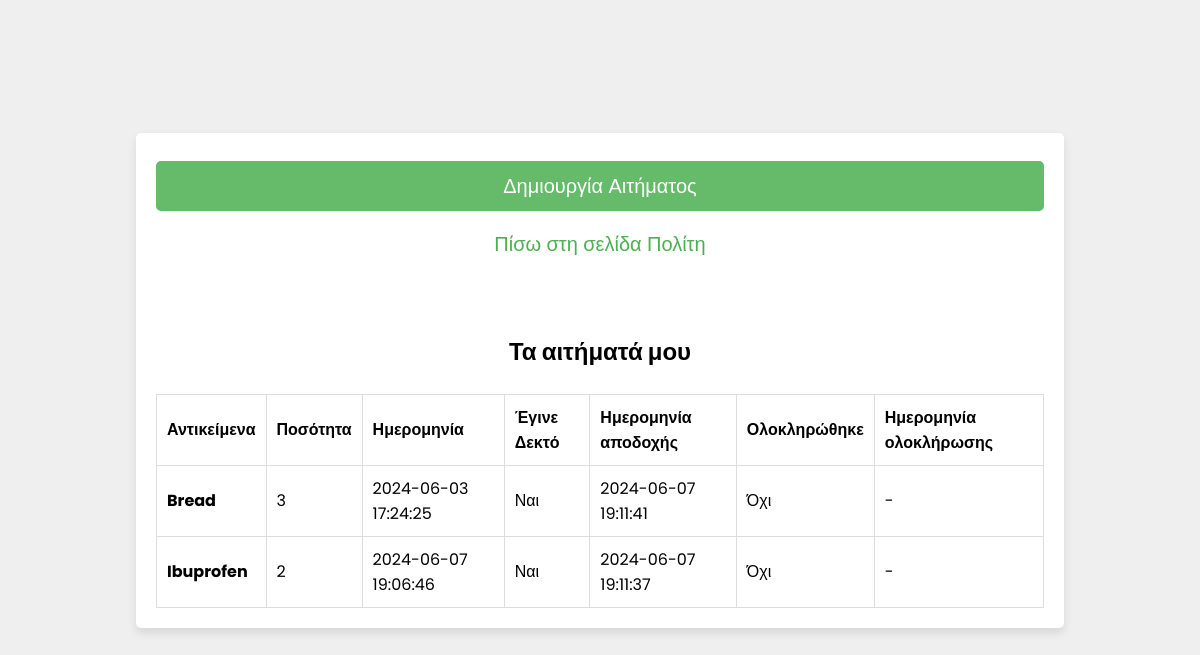
The page /civilian_requests.php (signed in) on the database its author committed.
### tables this page shows
CREATE TABLE `requests` (
  `id` int(255) NOT NULL,
  `civilian_id` int(255) NOT NULL,
  `date` datetime NOT NULL,
  `item_id` varchar(255) NOT NULL,
  `quantity` int(255) NOT NULL,
  `load_date` datetime NOT NULL,
  `rescuer_id` int(255) NOT NULL,
  `completed` int(1) NOT NULL,
  `complete_date` datetime NOT NULL
);

### civilian_requests.php (the view, shortened to what this page needs)
<?php
@include 'config.php';
$civilian_name = $_SESSION['user_name'];
$stmt = $conn->prepare("SELECT * FROM users WHERE name = ?");
$stmt->bind_param("s", $civilian_name);
$stmt->execute();
$result = $stmt->get_result();
$row = $result->fetch_assoc();
$civilian_id = $row['id'];
?>
<!DOCTYPE html>
<html lang="el">
<head>
    <link rel="stylesheet" href="css/style.css">
</head>
<body>
    <div class="form-container">
        <form id="initialize_form" action="" method="post">
            <input type="button" id="j_button" class="form-btn" onclick="window.location.href = 'add_offer_or_request.php?is_a=request'" value="Δημιουργία Αιτήματος"><br>
            <p><a href="civilian_page.php">Πίσω στη σελίδα Πολίτη</a></p><br>
            <br><br>
            <h2>Τα αιτήματά μου</h2><br>
            <table class="table" id="requestsTable">
                <thead>
                    <tr>
                        <th scope="col">Αντικείμενα</th>
                        <th scope="col">Ποσότητα</th>
                        <th scope="col">Ημερομηνία</th>
                        <th scope="col">Έγινε Δεκτό</th>
                        <th scope="col">Ημερομηνία αποδοχής</th>
                        <th scope="col">Ολοκληρώθηκε</th>
                        <th scope="col">Ημερομηνία ολοκλήρωσης</th>
                    </tr>
                </thead>
                <tbody>
                    <?php
                    $stmt = $conn->prepare("SELECT * FROM requests WHERE civilian_id = ?");
                    $stmt->bind_param("i", $civilian_id);
                    $stmt->execute();
                    $result = $stmt->get_result();
                    if ($result) {
                        while ($row = $result->fetch_assoc()) {
                            $itemIds = explode(',', $row['item_id']);
                            $itemNames = [];
                            foreach ($itemIds as $itemId) {
                                $itemStmt = $conn->prepare("SELECT name FROM items WHERE id = ?");
                                $itemStmt->bind_param("i", $itemId);
                                $itemStmt->execute();
                                $itemResult = $itemStmt->get_result();
                                $itemRow = $itemResult->fetch_assoc();
                                $itemNames[] = $itemRow['name'];
                                $accepted = $row['rescuer_id'] != 0 ? 'Ναι' : 'Όχι';
                                $load_date = $row['load_date'] !='0000-00-00 00:00:00'? $row['load_date'] : '-';
                                $completed = $row['completed'] != 0 ? 'Ναι' : 'Όχι';
                                $complete_date = $row['complete_date'] !='0000-00-00 00:00:00'? $row['complete_date'] : '-';
                            }
                            $itemNamesString = implode(', ', $itemNames);
                            echo '<tr>
                                <th scope="row">'.$itemNamesString.'</th>
                                <td>'.$row['quantity'].'</td>
                                <td>'.$row['date'].'</td>
                                <td>' . htmlspecialchars($accepted) . '</td>
                                <td>' . htmlspecialchars($load_date) . '</td>
                                <td>' . htmlspecialchars($completed) . '</td>
                                <td>' . htmlspecialchars($complete_date) . '</td>
                            </tr>';
                        }
                    }
                    ?>
                </tbody>
            </table>
        </form>
    </div>
</body>
</html>

### css/style.css (style rules this page uses)
html { scroll-behavior: smooth; font-size: 16px; }
* { font-family: 'Poppins', sans-serif; margin: 0; padding: 0; box-sizing: border-box; outline: none; border: none; text-decoration: none; }
.form-container { min-height: 100vh; display: flex; align-items: center; justify-content: center; padding: 1.25rem; padding-bottom: 3.75rem; background: #efefef; }
.form-container form { padding: 1.25rem; border-radius: 0.3125rem; box-shadow: 0 0.3125rem 0.625rem rgba(0, 0, 0, .1); background: #FFF; text-align: center; max-width: 80%; width: 100%; }
.form-container form input, .form-container form select, .form-container form textarea { width: 100%; padding: 0.625rem 0.9375rem; font-size: 1.0625rem; margin: 0.5rem 0; background: #E0F7FA; border-radius: 0.3125rem; }
.form-container form .form-btn { background: #66BB6A; color: #FFF; text-transform: capitalize; font-size: 1.25rem; cursor: pointer; }
.form-container form p { margin-top: 0.625rem; font-size: 1.25rem; color: #333; }
.form-container form p a { color: #4CAF50; }
table { width: 100%; border-collapse: collapse; }
th, td { padding: 0.625rem; border: 0.0625rem solid #ddd; text-align: left; }

### rows shown on the page
requests: itemNamesString "Bread", quantity "3", date "2024-06-03 17:24:25", rescuer "Ναι", load_date "2024-06-07 19:11:41", completed "Όχι", complete_date "-"
requests: itemNamesString "Ibuprofen", quantity "2", date "2024-06-07 19:06:46", rescuer "Ναι", load_date "2024-06-07 19:11:37", completed "Όχι", complete_date "-"
